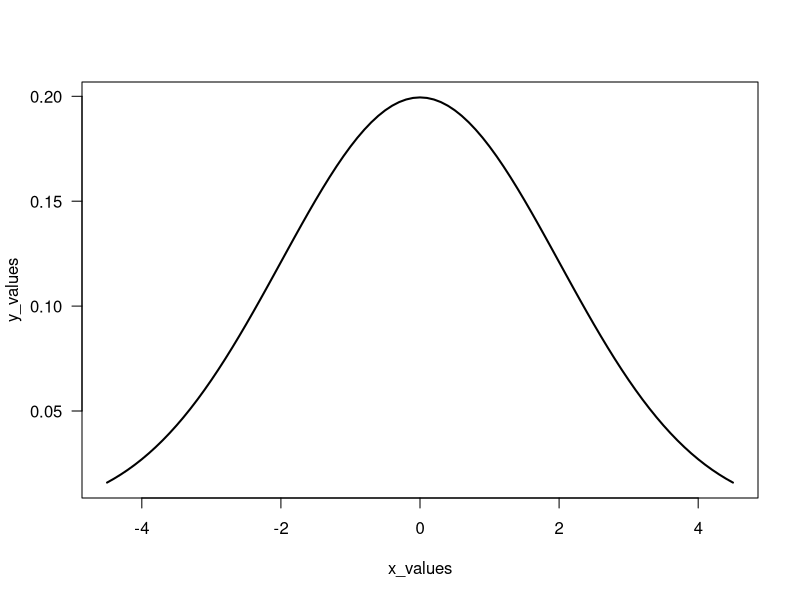
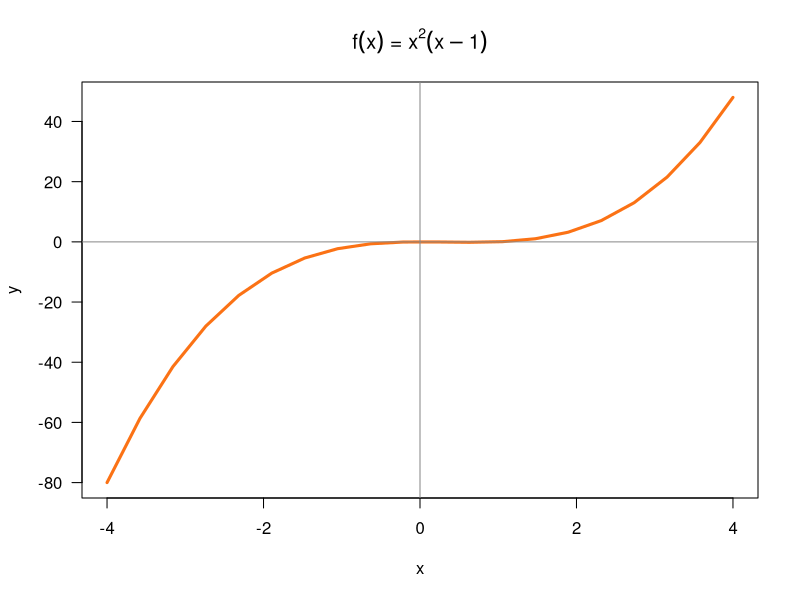

R code for these plots, in order:
## ---- chunk 1
# your function f()

## ---- chunk 2
# your function g()

## ---- chunk 3
# your function fog()

## ---- chunk 4
# your function gof()

## ---- chunk 5
# your pythagoras() function

## ---- chunk 6
# test pythagoras(3, 4)

## ---- chunk 7
# test pythagoras(5)

## ---- chunk 8
# area of circle with radius 2
r <- 2
area <- pi * r^2
area
## ---- chunk 9
# cylinder variables
r = 2  # radius
h = 3  # height

# area of cylinder
2 * pi * r * h + 2 * pi * r^2
## ---- chunk 10
miles2kms <- function() {
  # fill in
}
## ---- chunk 11
# your gallons2liters() function

## ---- chunk 12
# your liters2gallons() function

## ---- chunk 13
# your code

## ---- chunk 14
# your code

## ---- chunk 15
# compare with dnorm()
dnorm(x = 1, mean = 0, sd = 2)
## ---- chunk 16
# you should get a plot like this one
x_values <- seq(from = -4.5, to = 4.5, by = 0.1)
y_values <- dnorm(x_values, mean = 0, sd = 2)
plot(x_values, y_values, las = 1, type = "l", lwd = 2)
## ---- chunk 17
# your code
## ---- chunk 18
poly1 <- function(x) {
  (x^2) * (x - 1)
}
## ---- chunk 19
# set of points
x <- seq(-4, 4, length.out = 20)
y <- poly1(x)

# graph polynomial
plot(x, y, type = 'l', lwd = 3, col = "#FB7215", las = 1)
abline(h = 0, v = 0, col = '#888888aa', lwd = 1.5)
title(main = expression(paste(f(x), ' = ', x^2, (x - 1))))
## ---- chunk 20
# your descriptive() function
descriptive <- function() {
  # fill in

}
## ---- chunk 21
choose(n = 5, k = 2)
## ---- chunk 22
factorial(4)
## ---- chunk 23
z <- 100*pi
# Fill in the following if-else statements. You may (or may not) 
# have to add or subtract else if or else statements.
if (TRUE) { # Replace TRUE with a condition.
  
} else if (TRUE) { # Replace TRUE with a condition.
  
} else {
  
}
## ---- chunk 24
y <- 1 # Change this value!

if (y > 0) {
  print("positive")
} else if (y < 0) {
  print("negative")
} else {
  print("zero?")
}
## ---- chunk 25
# Convert the day of the week into a number.
day <- "Tuesday" # Change this value!

if (day == 'Sunday') {
  num_day <- 1
} else {
  if (day == "Monday") {
    num_day <- 2
  } else {
    if (day == "Tuesday") {
      num_day <- 3
    } else {
      if (day == "Wednesday") {
        num_day <- 4
      } else {
        if (day == "Thursday") {
          num_day <- 5
        } else {
          if (day == "Friday") {
            num_day <- 6
          } else {
            if (day == "Saturday") {
              num_day <- 7
            }
          }
        }
      }
    }
  }
}


num_day
## ---- chunk 26
# Convert the day of the week into a number.
day <- "Tuesday" # Change this value!

if (day == 'Sunday') {
  num_day <- 1
} else if (day == "Monday") {
  num_day <- 2
} else if (day == "Tuesday") {
  num_day <- 3
} else if (day == "Wednesday") {
  num_day <- 4
} else if (day == "Thursday") {
  num_day <- 5
} else if (day == "Friday") {
  num_day <- 6
} else if (day == "Saturday") {
  num_day <- 7
}

num_day
## ---- chunk 27
# Convert the day of the week into a number.
day <- "Tuesday" # Change this value!

switch(day, # The expression to be evaluated.
  Sunday = 1,
  Monday = 2,
  Tuesday = 3,
  Wednesday = 4,
  Thursday = 5,
  Friday = 6,
  Saturday = 7,
  NA) # an (optional) default value if there are no matches
## ---- chunk 28
# Convert a number into a day of the week.
day_num <- 3 # Change this value!

switch(day_num,
  "Sunday",
  "Monday",
  "Tuesday",
  "Wednesday",
  "Thursday",
  "Friday",
  "Saturday")
